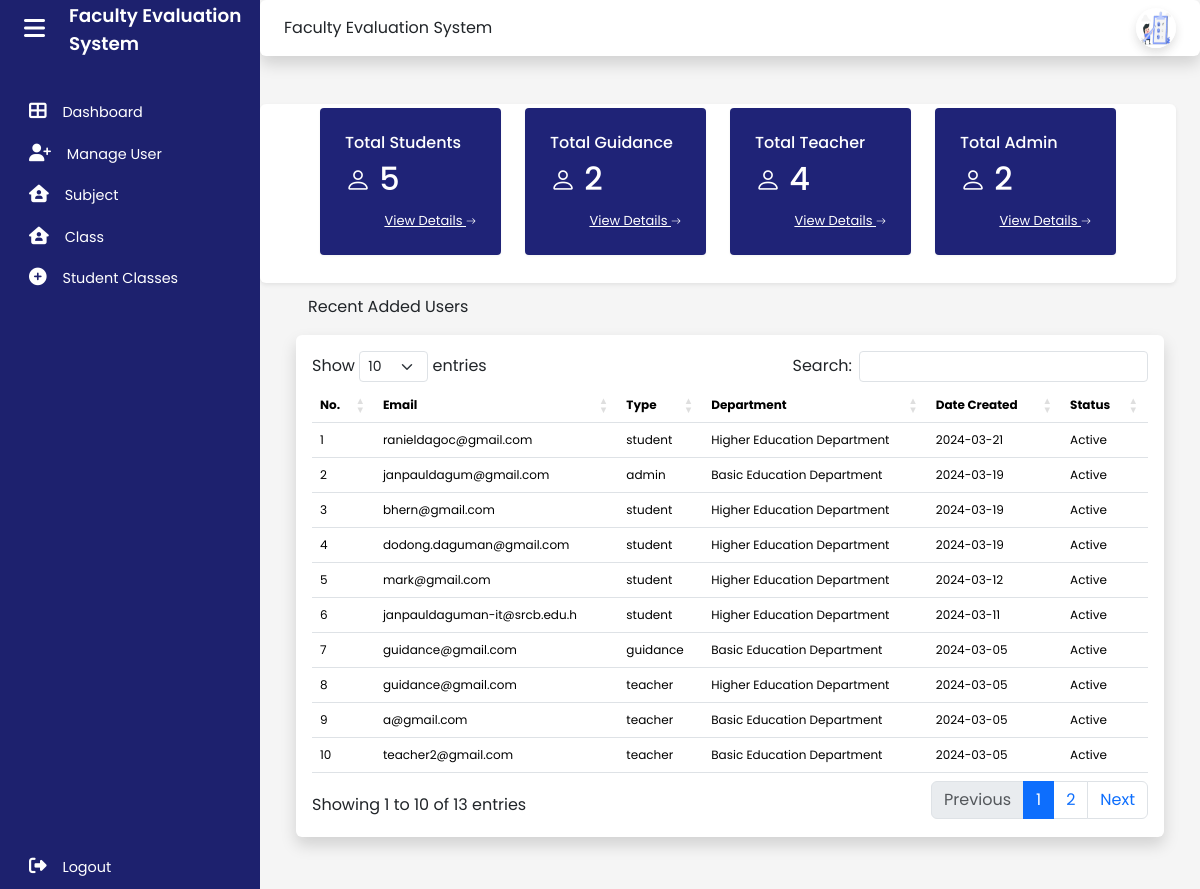
Screenshot of /admin/dashboard.php (signed in) with the database file from the repository.
### tables this page shows
CREATE TABLE `user` (
  `id` int(11) NOT NULL,
  `user-id` varchar(50) NOT NULL,
  `firstname` varchar(50) NOT NULL,
  `lastname` varchar(50) NOT NULL,
  `email` varchar(50) NOT NULL,
  `password` varchar(20) NOT NULL,
  `created_by` int(11) NOT NULL,
  `type` varchar(15) NOT NULL,
  `department` int(11) NOT NULL,
  `date_created` date DEFAULT current_timestamp(),
  `date_updated` date DEFAULT NULL
);

### admin/dashboard.php (the view, shortened to what this page needs)
<?php
include "../connect.php";
?>
<!DOCTYPE html>
<html lang="en">
<head>
    <link href="https://cdn.jsdelivr.net/npm/bootstrap@5.3.2/dist/css/bootstrap.min.css" rel="stylesheet"
>
    <link rel="stylesheet" type="text/css" href="https://cdn.datatables.net/1.11.5/css/dataTables.bootstrap5.min.css">
    <link rel="stylesheet" href="css/dashboard.css">
    <link rel="stylesheet" href="https://cdn.jsdelivr.net/npm/bootstrap-icons@1.11.2/font/bootstrap-icons.min.css">
</head>
<body>
    <div class="wrapper">
    <aside id="sidebar"  class="expand">
            <div class="d-flex">
                <button class="toggle-btn" type="button">
                    <i class="fa-solid fa-bars"></i>
                </button>
                <div class="sidebar-logo">
                    <a href="#">Faculty Evaluation System</a>
                </div>
            </div>
            <ul class="sidebar-nav">
                <li class="sidebar-item ">
                    <a href="dashboard.php" class="sidebar-link">
                        <i class="fa-solid fa-table-cells-large"></i>
                        <span>Dashboard</span>
                    </a>
                </li>
                <li class="sidebar-item">
                    <a href="manageUser.php" class="sidebar-link">
                        <i class="fa-solid fa-user-plus"></i>
                        <span>Manage User</span>
                    </a>
                </li>
                <li class="sidebar-item">
                    <a href="manageSubject.php" class="sidebar-link">
                        <i class="fa-solid fa-house-user"></i>
                        <span>Subject</span>
                    </a>
                </li>
                <li class="sidebar-item">
                    <a href="manageClass.php" class="sidebar-link">
                        <i class="fa-solid fa-house-user"></i>
                        <span>Class</span>
                    </a>
                </li>
                <li class="sidebar-item">
                    <a href="manageStudentClasses.php" class="sidebar-link">
                        <i class="fa-solid fa-circle-plus"></i>
                        <span>Student Classes</span>
                    </a>
                </li>
            </ul>
            <div class="sidebar-footer">
                <a href="../logout.php" class="sidebar-link">
                    <i class="fas fa-sign-out-alt"></i>
                    <span>Logout</span>
                </a>
            </div>
        </aside>
        <div class="main" style="background-color: #F5F5F5;">
            <nav class="navbar navbar-expand px-4 py-2 shadow p-3 mb-5 bg-body rounded sticky-top">
                <div class="navbar-collapse">
                    <label for="">Faculty Evaluation System</label>
                </div>
                <div class="navbar-collapse collapse">
                    <ul class="navbar-nav ms-auto">
                        <li class="nav-item dropdown">
                            <a href="#" data-bs-toggle="dropdown" class="nav-icon pe-md-0">
                                <img src="../img/cartoon-man-leaving-review.jpg" class="avatar img-fluid" alt="">
                            </a>
                        </li>
                    </ul>
                </div>
            </nav>
            <div class="container">
                <div class="col-md-12 px-5 py-1 shadow-sm p-2 mb-2 bg-white rounded row">
                      <div class="col-md-6 col-xl-3">
                        <div class="card order-card" id="card">
                            <div class="card-block">
                            <h6 class="m-b-20">Total Students</h6>
                                <h2 class="text-right"><i class="bi bi-person"></i> <span>
                                         <?php
                                                $sql = "SELECT * from user where type='student'";
                                                if ($result = mysqli_query($con, $sql)) {
                                                    $rowcount = mysqli_num_rows( $result );
                                                    printf(" %d\n", $rowcount);
                                                }
                                             ?>
                                        </span></h2>
                                <a href="#" id="view" class="text-decoration-underline d-block mt-1 f-right" style="font-size: 13px;color: white; transition: text-decoration 0.5s;">View Details <i class="bi bi-arrow-right" style="font-size: 10px;"></i></a>
                            </div>
                        </div>
                     </div>
                    <div class="col-md-6 col-xl-3">
                        <div class="card order-card" id="card">
                            <div class="card-block">
                                <h6 class="m-b-20">Total Guidance</h6>
                                <h2 class="text-right"><i class="bi bi-person"></i> <span>
                                         <?php
                                                $sql = "SELECT * from user where type='Guidance'";
                                                if ($result = mysqli_query($con, $sql)) {
                                                    $rowcount = mysqli_num_rows( $result );
                                                    printf(" %d\n", $rowcount);
                                                }
                                             ?>
                                </span></h2>
                                <a href="#" id="view" class="text-decoration-underline d-block mt-1 f-right" style="font-size: 13px;color: white; transition: text-decoration 0.5s;">View Details <i class="bi bi-arrow-right" style="font-size: 10px;"></i></a>
                           </div>
                        </div>
                    </div>
                    <div class="col-md-6 col-xl-3">
                        <div class="card order-card" id="card">
                            <div class="card-block">
                                <h6 class="m-b-20">Total Teacher</h6>
                                <h2 class="text-right"><i class="bi bi-person"></i> <span>
                                        <?php
                                                $sql = "SELECT * from user where type='teacher'";
                                                if ($result = mysqli_query($con, $sql)) {
                                                    $rowcount = mysqli_num_rows( $result );
                                                    printf(" %d\n", $rowcount);
                                                }
                                             ?>
                                </span></h2>
                                <a href="#" id="view" class="text-decoration-underline d-block mt-1 f-right" style="font-size: 13px;color: white; transition: text-decoration 0.5s;">View Details <i class="bi bi-arrow-right" style="font-size: 10px;"></i></a>
                          </div>
                        </div>
                    </div>
                    <div class="col-md-4 col-xl-3">
                        <div class="card order-card" id="card">
                            <div class="card-block">
                                <h6 class="m-b-20">Total Admin</h6>
                                <h2 class="text-right"><i class="bi bi-person"></i> <span>
                                         <?php
                                                $sql = "SELECT * from user where type='admin'";
                                                if ($result = mysqli_query($con, $sql)) {
                                                    $rowcount = mysqli_num_rows( $result );
                                                    printf(" %d\n", $rowcount);
                                                }
                                             ?>
                                </span></h2>
                                <a href="#" id="view" class="text-decoration-underline d-block mt-1 f-right" style="font-size: 13px;color: white; transition: text-decoration 0.5s;">View Details <i class="bi bi-arrow-right" style="font-size: 10px;"></i></a>
                            </div>
                        </div>
                    </div>
                </div>
          </div>
                      <div class="col-md-12 px-5 py-1">
                      <p class="col-md-12">Recent Added Users</p>
                                  <div class="row">
                                  <div class="col-sm-12 shadow p-3 mb-5 bg-body rounded">
                                      <div class="table-responsive">
                                      <table id="example" class="table table-hover" style="width:100%; font-size: 12px !important;">
                                              <thead class="bg-primary text-white">
                                                  <tr>
                                                      <th>No.</th>
                                                      <th>Email</th>
                                                      <th>Type</th>
                                                      <th>Department</th>
                                                      <th>Date Created</th>
                                                      <th>Status</th>
                                                  </tr>
                                              </thead>
                                              <tbody>
                                                  <?php
                                                  $sqlquery = mysqli_query($con, "SELECT * FROM user ORDER BY id DESC;");
                                                  $i = 1;
                                                  while ($rows = mysqli_fetch_array($sqlquery)) {
                                                    $dateCreated = strtotime($rows['date_created']);
                                                    $currentDate = strtotime(date('Y-m-d'));
                                                    $timeDifference = $currentDate - $dateCreated;
                                                    $yearsDifference = floor($timeDifference / (365 * 24 * 60 * 60));
                                                    $status = ($yearsDifference >= 1) ? 0 : 1;
                                                  ?>
                                                      <tr class="mt-4">
                                                          <td><?php echo $i++; ?></td>
                                                          <td><?php echo $rows['email']; ?></td>
                                                          <td><?php echo $rows['type']; ?></td>
                                                          <td><?php echo ($rows['department'] == 1) ? 'Basic Education Department' : 'Higher Education Department'; ?></td>
                                                          <td><?php echo $rows['date_created']; ?></td>
                                                          <td><?php echo ($status == 1) ? 'Active' : 'Inactive'; ?></td>
                                                      </tr>
                                                  <?php
                                                  }
                                                  ?>
                                              </tbody>
                                          </table>
                                      </div>
                                  </div>
</body>

### admin/css/dashboard.css (style rules this page uses)
a { text-decoration: none; }
li { list-style: none; }
body { font-family: 'Poppins', sans-serif; }
.wrapper { display: flex; }
.main { display: flex; flex-direction: column; min-height: 100vh; width: 100%; overflow: hidden; transition: all 0.35s ease-in-out; background-color: #fff; min-width: 0; }
#sidebar { width: 70px; min-width: 70px; z-index: 1000; transition: all .25s ease-in-out; background-color: #1d216e !important; display: flex; flex-direction: column; }
#sidebar.expand { width: 260px; min-width: 260px; }
.toggle-btn { background-color: transparent; cursor: pointer; border: 0; padding: 1rem 1.5rem; }
.toggle-btn i { font-size: 1.5rem; color: #FFF; }
.sidebar-logo { margin: auto 0; }
.sidebar-logo a { color: #FFF; font-size: 1.15rem; font-weight: 600; }
#sidebar.expand .sidebar-logo, #sidebar.expand a.sidebar-link span { animation: fadeIn .25s ease; }
.sidebar-nav { padding: 2rem 0; flex: 1 1 auto; }
a.sidebar-link { padding: .625rem 1.625rem; color: #FFF; display: block; font-size: 0.9rem; white-space: nowrap; border-left: 3px solid transparent; }
.sidebar-link i, .dropdown-item i { font-size: 1.1rem; margin-right: .75rem; }
.sidebar-item { position: relative; }
.navbar { background-color: #ffffff; box-shadow: 0 0 2rem 0 rgba(33, 37, 41, .1); }
.navbar-expand .navbar-collapse { min-width: 200px; }
.avatar { height: 40px; width: 40px; }

### admin/dashboard.php (style rules this page uses)
body { background:#FAFAFA; }
.order-card { color: #fff; }
.card { border-radius: 5px; -webkit-box-shadow: 0 1px 2.94px 0.06px rgba(4,26,55,0.16); box-shadow: 0 1px 2.94px 0.06px rgba(4,26,55,0.16); border: none; margin-bottom: 30px; -webkit-transition: all 0.3s ease-in-out; transition: all 0.3s ease-in-out; }
.card .card-block { padding: 25px; }
.order-card i { font-size: 26px; }
.f-right { float: right; }
#card { background-color: #1F2377; }
.block, .card { background: #fff; border-width: 0; border-radius: .25rem; box-shadow: 0 1px 3px rgba(0, 0, 0, .05); margin-bottom: 1.5rem }
.avatar { position: relative; line-height: 1; border-radius: 500px; white-space: nowrap; font-weight: 700; border-radius: 100%; display: -ms-flexbox; display: flex; -ms-flex-pack: center; justify-content: center; -ms-flex-align: center; align-items: center; -ms-flex-negative: 0; flex-shrink: 0; border-radius: 500px; box-shadow: 0 5px 10px 0 rgba(50, 50, 50, .15) }

### rows the page displays
user: email "ranieldagoc@gmail.com", type "student", department "Higher Education Department", date_created "2024-03-21", shows "Active"
user: email "janpauldagum@gmail.com", type "admin", department "Basic Education Department", date_created "2024-03-19", shows "Active"
user: email "bhern@gmail.com", type "student", department "Higher Education Department", date_created "2024-03-19", shows "Active"
user: email "dodong.daguman@gmail.com", type "student", department "Higher Education Department", date_created "2024-03-19", shows "Active"
user: email "mark@gmail.com", type "student", department "Higher Education Department", date_created "2024-03-12", shows "Active"
user: email "janpauldaguman-it@srcb.edu.h", type "student", department "Higher Education Department", date_created "2024-03-11", shows "Active"
user: email "guidance@gmail.com", type "guidance", department "Basic Education Department", date_created "2024-03-05", shows "Active"
user: email "guidance@gmail.com", type "teacher", department "Higher Education Department", date_created "2024-03-05", shows "Active"
user: email "a@gmail.com", type "teacher", department "Basic Education Department", date_created "2024-03-05", shows "Active"
user: email "teacher2@gmail.com", type "teacher", department "Basic Education Department", date_created "2024-03-05", shows "Active"

### other values shown
$rowcount "5"
$rowcount "2"
$rowcount "4"
